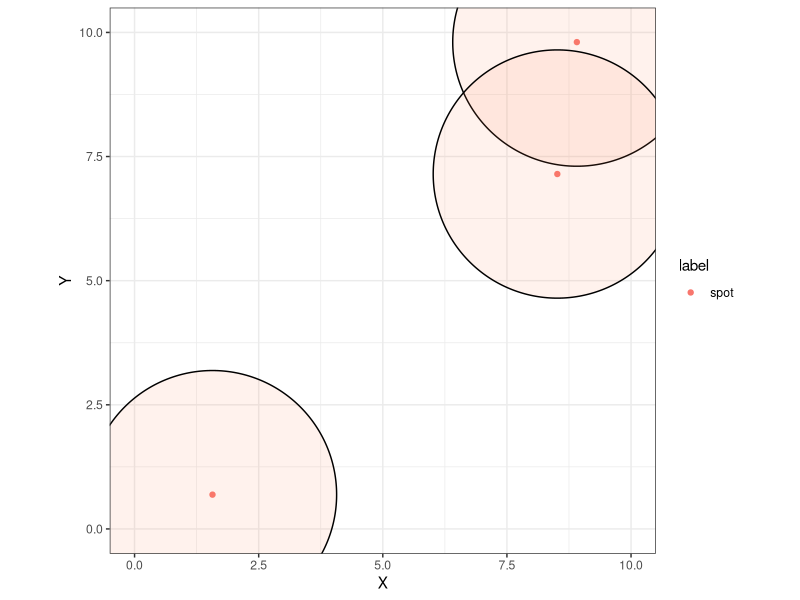
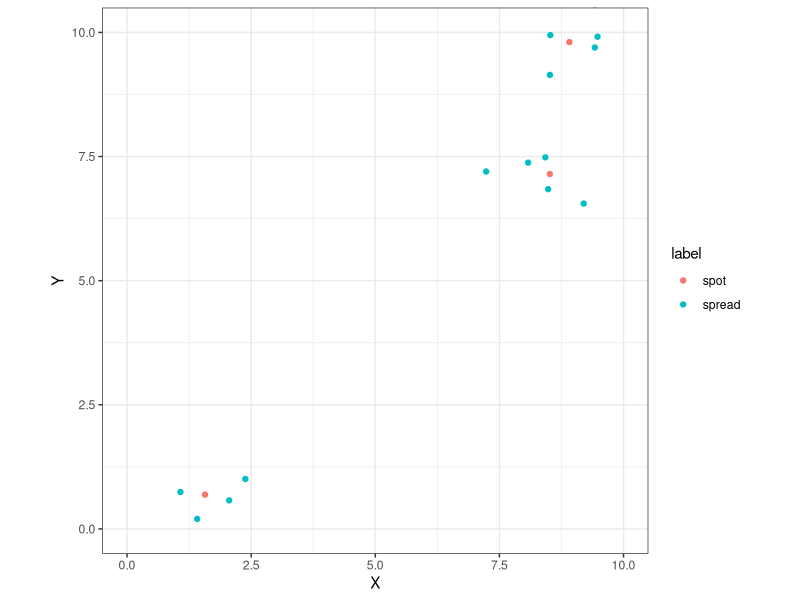

Recreate these plots in R, in order.
library(tidyverse)
library(ggforce)
library(MASS)

## The input parameters
n_sim = 3
x_lim = c(0, 10)
y_lim = c(0, 10)

### Mode 1
n_affected = rpois(n = 1, lambda = 5)
covar_mat = matrix(data = c(0.25, 0, 0, 0.25), nrow = 2, ncol = 2)

### Mode 2
spread_radius = 2.5

## Some helper functions for creating unique identifiers for each observation.
naming_spread = function(df, spot, spread){
  a = rep(x = 1:spot, each = spread) %>% as.character()
  b = rep(x = 1:spread, times = spot) %>% as.character()
  c = paste(a, "-", b, sep = "")
  cbind(df, c)
}

naming_spot = function(df, spot){
  a = 1:spot %>% as.character()
  b = rep(0, times = spot) %>% as.character()
  c = paste(a, "-", b, sep = "")
  cbind(df, c)
}

## The simulation function for contamination spot and its spread
sim_contam = function(n_sim, x_lim, y_lim, covariance, n_affected, radius){
  
  ## Generate a matrix that contains contamination coordinates
  x = runif(n = n_sim, min = x_lim[1], max = x_lim[2])
  y = runif(n = n_sim, min = y_lim[1], max = y_lim[2])
  
  spot_coord = matrix(data = c(x, y), ncol = 2) %>% as.data.frame()
  
  # Each column of spread_coord contains 2*n_affected elements, the first n_affected elements are random numbers generated from mat_1[1,1] and the second n_affected elements are random numbers generated from mat_1[1,2]
  spread_coord = apply(X = spot_coord, MARGIN = 1, FUN = mvrnorm, n = n_affected, Sigma = covar_mat)
  
  # Split the spread_coord by columns, rearrange the vector of each list into an nx2 matrix, then combine these matrices by row.
  spread_coord_2 = split(x = spread_coord, f = col(spread_coord))
  spread_coord_3 = lapply(X = spread_coord_2, FUN = function(x){matrix(x, ncol = 2)})
  spread_coord_4 = do.call(what = rbind, args = spread_coord_3) %>% as.data.frame()
  
  # Give a unique identifier to each observation.
  spread_coord_5 = naming_spread(spread_coord_4, n_sim, n_affected)
  spot_coord_2 = naming_spot(spot_coord, n_sim)
  
  # Create a factor column.
  label = c(rep("spot", times = n_sim), rep("spread", times = n_sim * n_affected))
  
  # Create a spread radius column
  r = spread_radius
  
  # Combine the contamination spot coordinates and the spread coordinates, and then combine the factor column and the spread radius column.
  df_1 = rbind(spot_coord_2, spread_coord_5)
  colnames(df_1) = c("X", "Y", "ID")
  df_2 = cbind(df_1, label, r)
  
  # Remove points that are outside the perimeter.
  out = which(df_2[ ,1] < x_lim[1] | df_2[ , 1] > x_lim[2] | df_2[,2] < y_lim[1] | df_2[,2] > y_lim[2], arr.ind = TRUE)[1]
  if(is.na(out) == FALSE){
    df_3 = df_2[-out, ]
  } else {
    df_3 = df_2
  }
  
  # Reset the row names
  rownames(df_3) = NULL
  
  return(df_3)
}

# Run this if we want reproducibility
#set.seed(123)

contam_xy = sim_contam(n_sim = n_sim, x_lim = x_lim, y_lim = y_lim, covariance = covar_mat, n_affected = n_affected, radius = spread_radius) 

## Visualization

# Mode 1: Discrete Spread
plot_contam_dis = ggplot() +
  geom_point(data = contam_xy, aes(x = X, y = Y, color = label)) +
  coord_fixed(ratio = 1, xlim = x_lim, ylim = y_lim) +
  theme_bw()

# Mode 2: Continuous Spread
plot_contam_cont = ggplot() +
  geom_point(data = subset(contam_xy, subset = contam_xy$label == "spot"), 
             aes(x = X, y = Y, color = label)) +
  geom_circle(data = subset(contam_xy, subset = contam_xy$label == "spot"),
              aes(x0 = X, y0 = Y, r = r), fill = "coral", alpha = 0.1) +
  coord_fixed(ratio = 1, xlim = x_lim, ylim = y_lim) +
  theme_bw()

